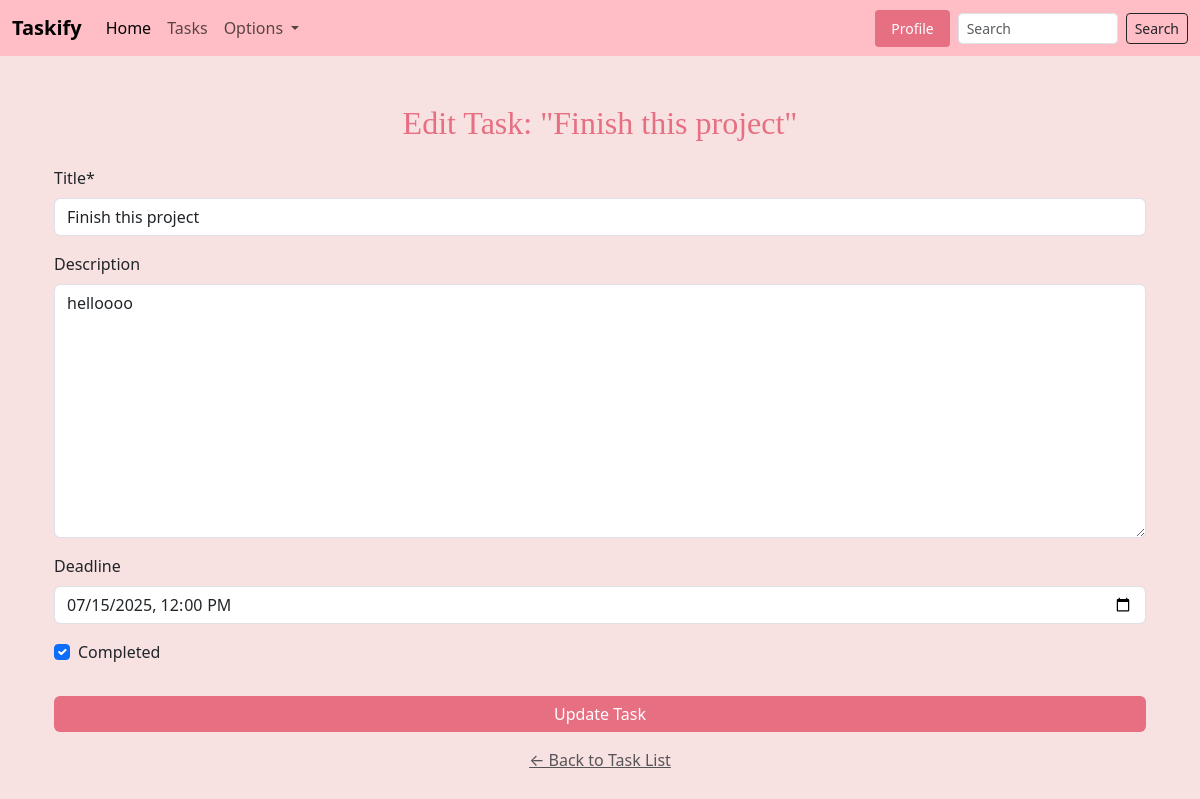
The page /tasks/1/edit/ (signed in) on the database its author committed.
### todo/models.py (models this page shows, shortened)
class Task(models.Model):
    user = models.ForeignKey(User, on_delete=models.CASCADE)
    title = models.CharField(max_length=100)
    description = models.TextField(blank=True)
    deadline = models.DateTimeField(null=True, blank=True)
    completed = models.BooleanField(default=False)
    created_at = models.DateTimeField(auto_now_add=True)

### todo/views.py (the view)
# urls.py: path('tasks/<int:task_id>/edit/', views.edit_task, name='edit_task'),
@login_required
def edit_task(request, task_id):
    task = get_object_or_404(Task, id=task_id, user=request.user)
    if request.method == 'POST':
        form = TaskForm(request.POST, instance=task)
        if form.is_valid():
            form.save()
            return redirect('task_list')
    else:
        form = TaskForm(instance=task)
    return render(request, 'todo/edit_task.html', {'form': form, 'task': task})

### todo/forms.py
class TaskForm(forms.ModelForm):
    class Meta:
        model = Task
        fields = ['title', 'description', 'deadline', 'completed']
        widgets = {
            'deadline': forms.DateTimeInput(attrs={'type': 'datetime-local'}),
        }

### templates/todo/edit_task.html (shortened to what this page needs)
{% extends 'todo/base.html' %}
{% load crispy_forms_tags %}
{% block content %}
<div class="container py-5">
    <h2 class="mb-4 text-center" style="font-family: 'Cormorant Garamond', serif; color: #e76f82;">
        Edit Task: "{{ task.title }}"
    </h2>
    <form method="post">
        {{ form|crispy }}
        <button type="submit" class="btn btn-pink w-100 mt-3">Update Task</button>
    </form>
    <div class="text-center mt-3">
        <a href="{% url 'task_list' %}" class="text-muted">← Back to Task List</a>
    </div>
</div>
{% endblock %}

### static/todo/main.css (style rules this page uses)
body { background-color: #f7e1e1 !important; }
.btn-pink { background-color: #e76f82; color: white; border: none; }

### rows shown on the page
Task: title "Finish this project", description "helloooo", deadline "07/15/2025 12:00", completed "☑"
